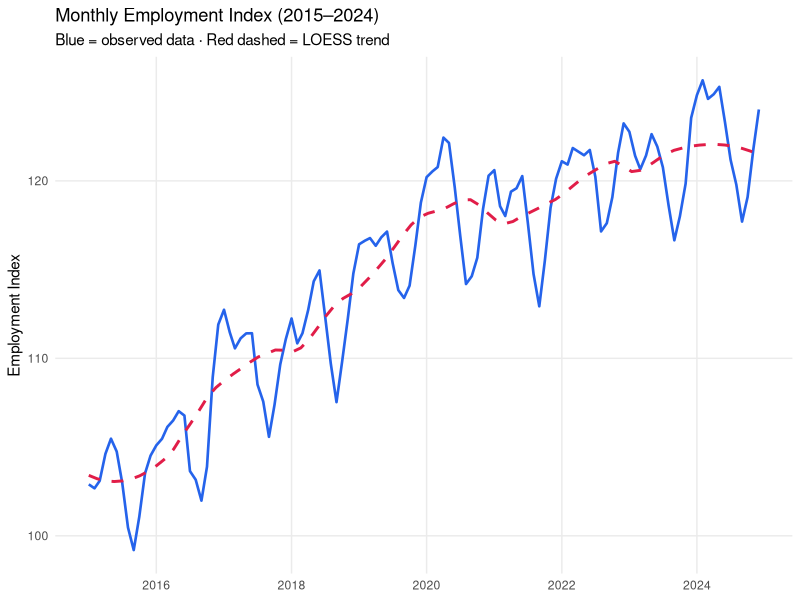
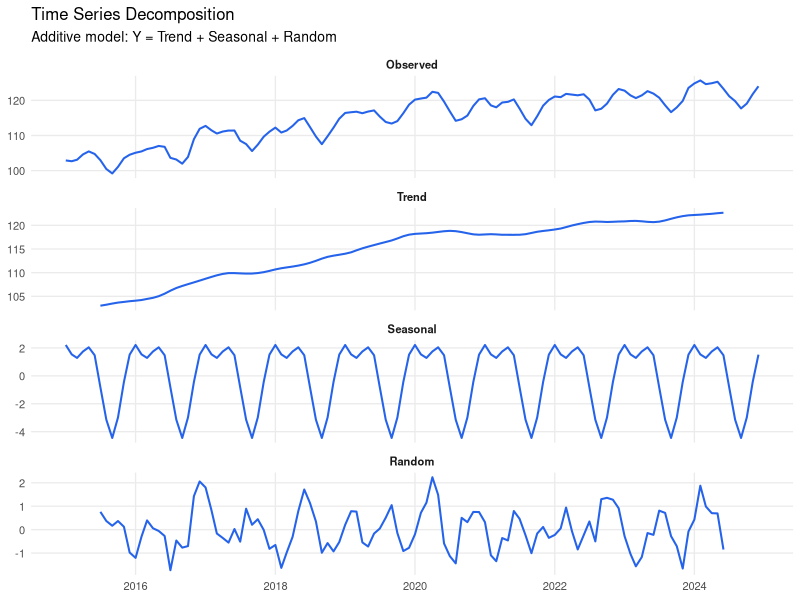
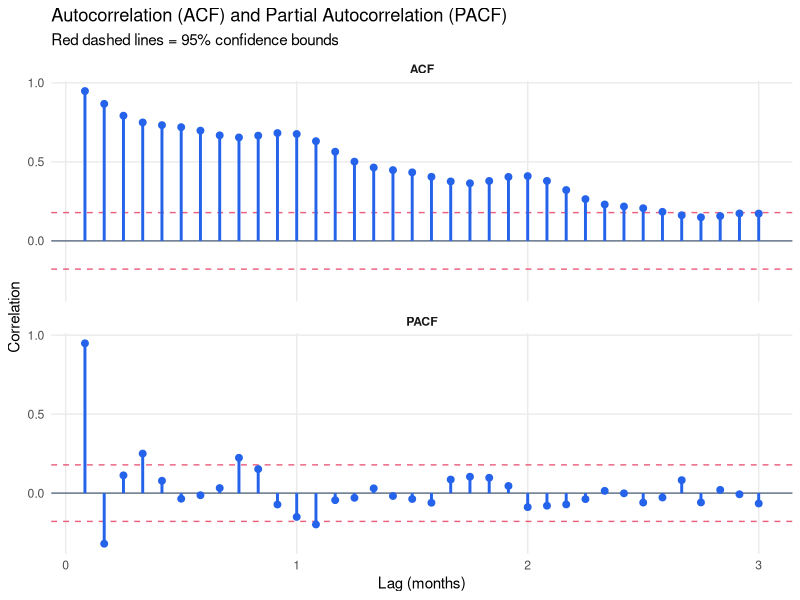
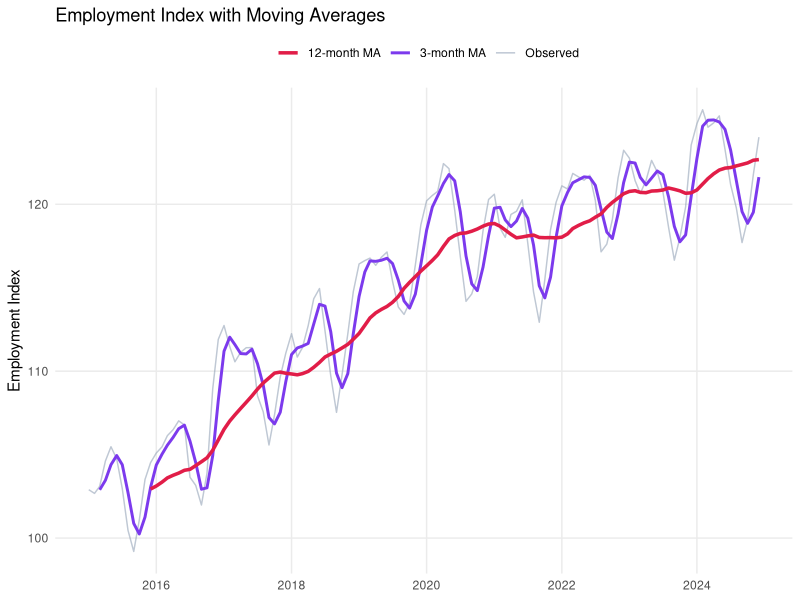
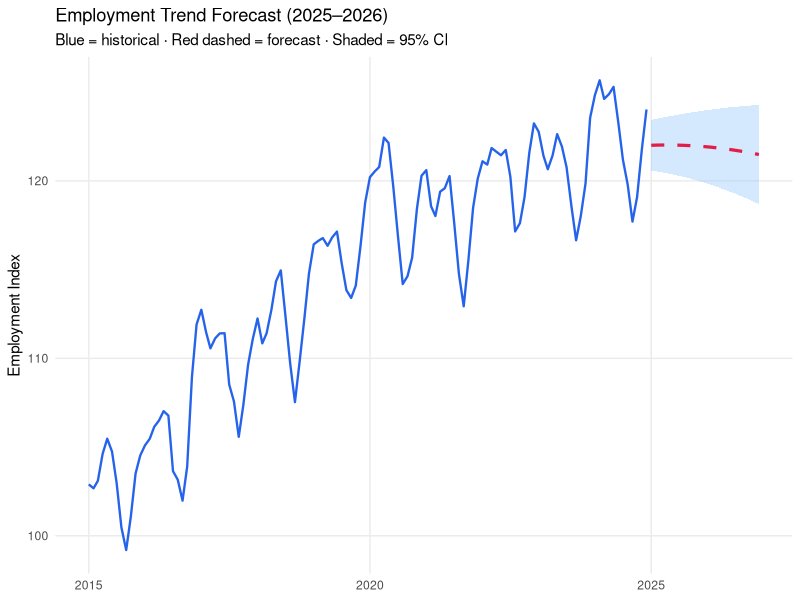

The R script that drew these images, in order:
## ---- chunk 1
#| message: false
library(tidyverse)
library(knitr)

# Simulate monthly employment data (2015-2024)
set.seed(2025)
n_months <- 120  # 10 years
time_index <- seq(as.Date("2015-01-01"), by="month", length.out=n_months)

employment <- data.frame(
  date = time_index,
  month_num = 1:n_months
) |>
  mutate(
    trend     = 100 + 0.15 * month_num + 0.0005 * month_num^2,
    seasonal  = 3 * sin(2 * pi * month_num / 12) + 
                1.5 * cos(2 * pi * month_num / 6),
    noise     = cumsum(rnorm(n_months, 0, 0.8)),
    employment = trend + seasonal + noise
  )
## ---- chunk 2
#| fig-height: 4

ggplot(employment, aes(x=date, y=employment)) +
  geom_line(color="#2563eb", linewidth=0.9) +
  geom_smooth(method="loess", span=0.3, color="#e11d48", 
              se=FALSE, linetype="dashed", linewidth=1) +
  labs(title="Monthly Employment Index (2015–2024)",
       subtitle="Blue = observed data · Red dashed = LOESS trend",
       x=NULL, y="Employment Index") +
  theme_minimal(base_size=11) +
  theme(panel.grid.minor=element_blank())
## ---- chunk 3
#| fig-height: 7

ts_data <- ts(employment$employment, start=c(2015,1), frequency=12)
decomp <- decompose(ts_data, type="additive")

# Convert to tidy format for ggplot
decomp_df <- data.frame(
  date     = time_index,
  Observed = as.numeric(decomp$x),
  Trend    = as.numeric(decomp$trend),
  Seasonal = as.numeric(decomp$seasonal),
  Random   = as.numeric(decomp$random)
) |>
  pivot_longer(-date, names_to="Component", values_to="Value") |>
  mutate(Component = factor(Component, 
    levels=c("Observed","Trend","Seasonal","Random")))

ggplot(decomp_df, aes(x=date, y=Value)) +
  geom_line(color="#2563eb", linewidth=0.7, na.rm=TRUE) +
  facet_wrap(~Component, ncol=1, scales="free_y") +
  labs(title="Time Series Decomposition",
       subtitle="Additive model: Y = Trend + Seasonal + Random",
       x=NULL, y=NULL) +
  theme_minimal(base_size=10) +
  theme(panel.grid.minor=element_blank(),
        strip.text=element_text(face="bold"))
## ---- chunk 4
#| fig-height: 5

acf_vals  <- acf(ts_data, lag.max=36, plot=FALSE)
pacf_vals <- pacf(ts_data, lag.max=36, plot=FALSE)

acf_df <- data.frame(
  lag = as.numeric(acf_vals$lag),
  acf = as.numeric(acf_vals$acf),
  type = "ACF"
)

pacf_df <- data.frame(
  lag = as.numeric(pacf_vals$lag),
  acf = as.numeric(pacf_vals$acf),
  type = "PACF"
)

ci_val <- qnorm(0.975) / sqrt(length(ts_data))

bind_rows(acf_df, pacf_df) |>
  filter(lag > 0) |>
  ggplot(aes(x=lag, y=acf)) +
  geom_hline(yintercept=0, color="#64748b") +
  geom_hline(yintercept=c(ci_val,-ci_val), linetype="dashed", 
             color="#e11d48", alpha=0.7) +
  geom_segment(aes(xend=lag, yend=0), color="#2563eb", linewidth=1) +
  geom_point(color="#2563eb", size=2) +
  facet_wrap(~type, ncol=1) +
  labs(title="Autocorrelation (ACF) and Partial Autocorrelation (PACF)",
       subtitle="Red dashed lines = 95% confidence bounds",
       x="Lag (months)", y="Correlation") +
  theme_minimal(base_size=11) +
  theme(panel.grid.minor=element_blank(), strip.text=element_text(face="bold"))
## ---- chunk 5
#| fig-height: 4

employment <- employment |>
  mutate(
    ma3  = zoo::rollmean(employment, 3,  fill=NA, align="right"),
    ma12 = zoo::rollmean(employment, 12, fill=NA, align="right")
  )

ggplot(employment, aes(x=date)) +
  geom_line(aes(y=employment, color="Observed"), alpha=0.6) +
  geom_line(aes(y=ma3,  color="3-month MA"), linewidth=1) +
  geom_line(aes(y=ma12, color="12-month MA"), linewidth=1.2) +
  scale_color_manual(
    values=c("Observed"="#94a3b8","3-month MA"="#7c3aed","12-month MA"="#e11d48"),
    name=""
  ) +
  labs(title="Employment Index with Moving Averages",
       x=NULL, y="Employment Index") +
  theme_minimal(base_size=11) +
  theme(legend.position="top", panel.grid.minor=element_blank())
## ---- chunk 6
#| fig-height: 4

# Fit linear trend model
trend_model <- lm(employment ~ month_num + I(month_num^2), data=employment)

# Forecast next 24 months
future <- data.frame(
  date      = seq(max(employment$date) %m+% months(1), 
                  by="month", length.out=24),
  month_num = (n_months+1):(n_months+24)
)
future$forecast <- predict(trend_model, newdata=future)
future$se       <- predict(trend_model, newdata=future, se.fit=TRUE)$se.fit

ggplot() +
  geom_ribbon(data=future, 
              aes(x=date, ymin=forecast-2*se, ymax=forecast+2*se),
              fill="#93c5fd", alpha=0.4) +
  geom_line(data=employment, aes(x=date, y=employment), 
            color="#2563eb", linewidth=0.8) +
  geom_line(data=future, aes(x=date, y=forecast), 
            color="#e11d48", linewidth=1.1, linetype="dashed") +
  labs(title="Employment Trend Forecast (2025–2026)",
       subtitle="Blue = historical · Red dashed = forecast · Shaded = 95% CI",
       x=NULL, y="Employment Index") +
  theme_minimal(base_size=11) +
  theme(panel.grid.minor=element_blank())
## ---- chunk 7
# Augmented Dickey-Fuller test (manual approximation for display)
# In practice: use tseries::adf.test()

cat("Stationarity Assessment:\n")
cat("━━━━━━━━━━━━━━━━━━━━━━━━━\n")
cat("Visual inspection: Upward trend observed → likely non-stationary\n")
cat("ACF: Slowly decaying → confirms non-stationarity\n")
cat("\nRecommendation: Apply first differencing\n")

diff_data <- diff(ts_data)
cat("\nAfter first differencing:\n")
cat("Mean:", round(mean(diff_data), 4), "(≈0 → good)\n")
cat("Variance appears constant → stationary ✓\n")
